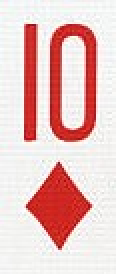
#> input picture Pruebas_cartas/10_rombos.jpg, 58 x 137 px, given in place of cartas.png, which was not available (shown 2 times larger)
$ python reconocimiento.py
#> lines starting #> are read from the running program, lines starting #| are printed output that depends on the picture; pictures that were not available may be replaced by others from this repository, and a replacement may not be noted
# [42 lines of commented-out code are left out]

import cv2
import numpy as np

# Cargar la imagen y el template
img = cv2.imread('cartas.png', cv2.IMREAD_GRAYSCALE)
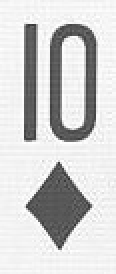
#> img: shape (137, 58) (shown 2 times larger); min 45, max 255, mean 207.6
template = cv2.imread('3_rombos.jpg', cv2.IMREAD_GRAYSCALE)
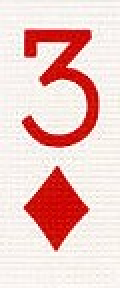
#> input picture Pruebas_cartas/3_rombos.jpg, 60 x 144 px (shown 2 times larger)
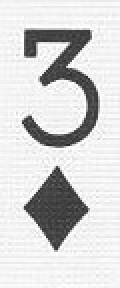
#> template: shape (144, 60) (shown 2 times larger); min 37, max 255, mean 211.5

# Inicializar SIFT
sift = cv2.SIFT_create()

# Encontrar los keypoints y descriptores con SIFT
kp1, des1 = sift.detectAndCompute(img, None)
#> kp1 = 35 keypoints; strongest (x, y, size): (29, 103, 18.4), (15, 67, 5), (15, 15, 5.1), (36, 23, 6.8)
kp2, des2 = sift.detectAndCompute(template, None)
#> kp2 = 42 keypoints; strongest (x, y, size): (28, 104, 18.1), (14, 62, 4.8), (23, 39, 4.3), (39, 19, 8)

# Inicializar el matcher
bf = cv2.BFMatcher()
matches = bf.knnMatch(des1, des2, k=2)
#> matches = 35 matches

# Aplicar la prueba de proporción de Lowe
good = []
for m, n in matches:
    if m.distance < 0.75 * n.distance:
        good.append(m)
#> this loop made 35 passes
#> after the loop, good = 7 matches

# Si hay suficientes buenos matches, encontrar la homografía
if len(good) > 10:
    src_pts = np.float32([kp1[m.queryIdx].pt for m in good]).reshape(-1, 1, 2)
    dst_pts = np.float32([kp2[m.trainIdx].pt for m in good]).reshape(-1, 1, 2)

    M, mask = cv2.findHomography(src_pts, dst_pts, cv2.RANSAC, 5.0)
    matchesMask = mask.ravel().tolist()

    h, w = template.shape
    pts = np.float32([[0, 0], [0, h - 1], [w - 1, h - 1], [w - 1, 0]]).reshape(-1, 1, 2)
    dst = cv2.perspectiveTransform(pts, M)

    img = cv2.polylines(img, [np.int32(dst)], True, 255, 3, cv2.LINE_AA)

# Mostrar la imagen
cv2.imshow('Detected', img)
cv2.waitKey(0)
cv2.destroyAllWindows()
